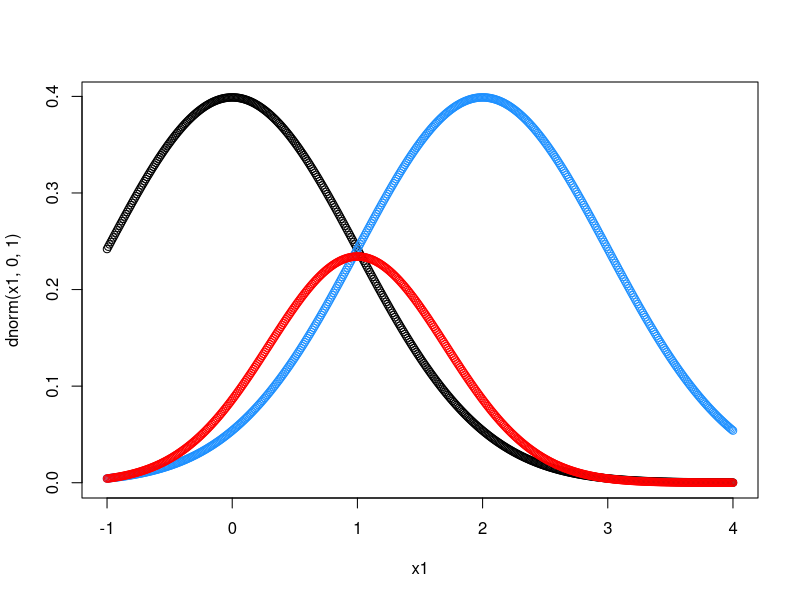

R code for this plot:
gradient <- function(x, coeff, sdy) { # sigma is labelled "sdy"
  A = coeff[1]
  K = coeff[2]
  M = coeff[3]
  Q = coeff[4]
  return(A + max(c(K-A,0))/((1+(exp(Q*(x-M))))) + rnorm(length(x),0,sdy))
}

loglik <- function(x, yobs, yest, sdyest, coeff, sdy) {
  A = coeff[1]
  K = coeff[2]
  M = coeff[3]
  Q = coeff[4]
  
  ll1 <- sum(sapply(1:nbin, function(b) sum(dnorm(yobs[[b]], yest[b], sdyest[b],log=TRUE))))
  pred = A + max(c(K-A,0))/((1+(exp(Q*(x-M)))))
  ll2 <- sum(dnorm(yest, mean = pred, sd = sdy, log = TRUE))
  return(ll1+ll2)
}

logprior <- function(coeff, yest) {
  return(sum(c(
    dunif(coeff[1], -4, 40, log = TRUE),
    dunif(coeff[2], -4, 40, log = TRUE),
    dnorm(coeff[3], 45, 10, log = TRUE),
    dlnorm(coeff[4], -2, 1, log = TRUE),
    sum(sapply(1:nbin, function(b) dunif(yest[[b]], -4, 40, log = TRUE))))))
}

logposterior <- function(x, y, coeff, sdy){
  return (loglik(x, y, coeff, sdy) + logprior(coeff))
}

MH_propose_coeff <- function(coeff, prop_sd_coeff){
  return(rnorm(4,mean = coeff, sd= prop_sd_coeff))
}
MH_propose_yest <- function(coeff, prop_sd_yest){
  return(rnorm(nbin,mean = yest, sd = prop_sd_yest))
}


# Main MCMCM function
run_MCMC <- function(nIter, x, y, coeff_inits, sdy_init, yest_inits, sdyest_inits,
                     prop_sd_coeff, prop_sd_yest){
  ### Initialisation
  coefficients = array(dim = c(nIter,4)) # set up array to store coefficients
  coefficients[1,] = coeff_inits # initialise coefficients
  sdy = rep(NA_real_,nIter) # set up vector to store sdy
  sdy[1] = sdy_init # intialise sdy
  A_sdy = 3 # parameter for the prior on the inverse gamma distribution of sdy
  B_sdy = 0.1 # parameter for the prior on the inverse gamma distribution of sdy
  n <- length(nbin)
  shape_sdy <- A_sdy+n/2 # shape parameter for the inverse gamma
  
  yestimate = array(dim = c(nIter,nbin)) # set up array to store coefficients
  yestimate[1,] = yest_inits # initialise coefficients
  sdyest = array(dim = c(nIter,nbin)) # set up vector to store sdy
  sdyest[1] = sdyest_inits # intialise sdy
  A_sdyest = 3 # parameter for the prior on the inverse gamma distribution of sdy
  B_sdyest = 0.1 # parameter for the prior on the inverse gamma distribution of sdy
  nest <- sapply(y,length)
  shape_sdyest <- A_sdy+nest/2 # shape parameter for the inverse gamma
  
  ### The MCMC loop
  for (i in 2:nIter){ 
    
    ## 1. Gibbs step to estimate sdy
    sdy[i] = sqrt(1/rgamma(
      1,shape_sdy,B_sdy+0.5*sum((y-gradient(x,coefficients[i-1,],0))^2)))
    
    ## 2. Gibbs step to estimate yest and sdyest
    mu[i]  <- rnorm(n = 1, mean = ybar, sd = sqrt(1 / (n * tau[i - 1])))    
    tau[i] <- rgamma(n = 1, shape = n / 2, scale = 2 / ((n - 1) * s2 + n * (mu[i] - ybar)^2))
    # https://stats.stackexchange.com/questions/266665/gibbs-sampler-examples-in-r
    sdyest[i] = sqrt(1/rgamma(
      1,shape_sdy,B_sdy+0.5*sum((y-gradient(x,coefficients[i-1,],0))^2)))
    
    ## 2. Metropolis-Hastings step to estimate the regression coefficients
    proposal = MH_propose(coefficients[i-1,],proposal_sd =  c(.5,.5,.5,0.01)) # new proposed values
    if(any(proposal[4] <= 0)) HR = 0 else # Q needs to be >0
      # Hastings ratio of the proposal
      HR = exp(logposterior(x = x, y = y, coeff = proposal, sdy = sdy[i]) -
                 logposterior(x = x, y = y, coeff = coefficients[i-1,], sdy = sdy[i]))
    # accept proposal with probability = min(HR,1)
    if (runif(1) < HR){ 
      coefficients[i,] = proposal
      # if proposal is rejected, keep the values from the previous iteration
    }else{
      coefficients[i,] = coefficients[i-1,]
    }
  } # end of the MCMC loop
  
  ###  Function output
  output = data.frame(A = coefficients[,1],
                      K = coefficients[,2],
                      M = coefficients[,3],
                      Q = coefficients[,4],
                      sdy = sdy)
  return(output)
}





x1 <- seq(-1,4,0.01)
plot(x1,dnorm(x1,0,1))#*dnorm(x1,1,1))
points(x1,dnorm(x1,2,1), col = "dodgerblue")
points(x1,dnorm(x1,0,1)*dnorm(x1,2,1)*4, col = "red")
